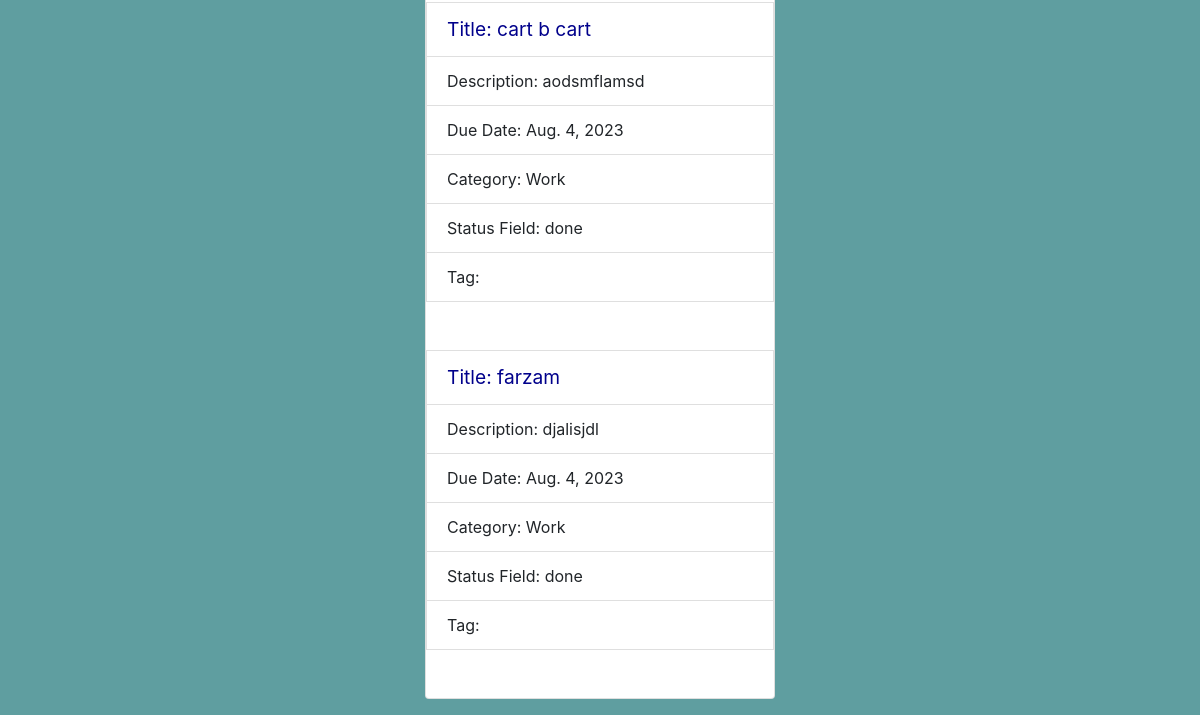
The app's page /category/2 (lower part), older data.
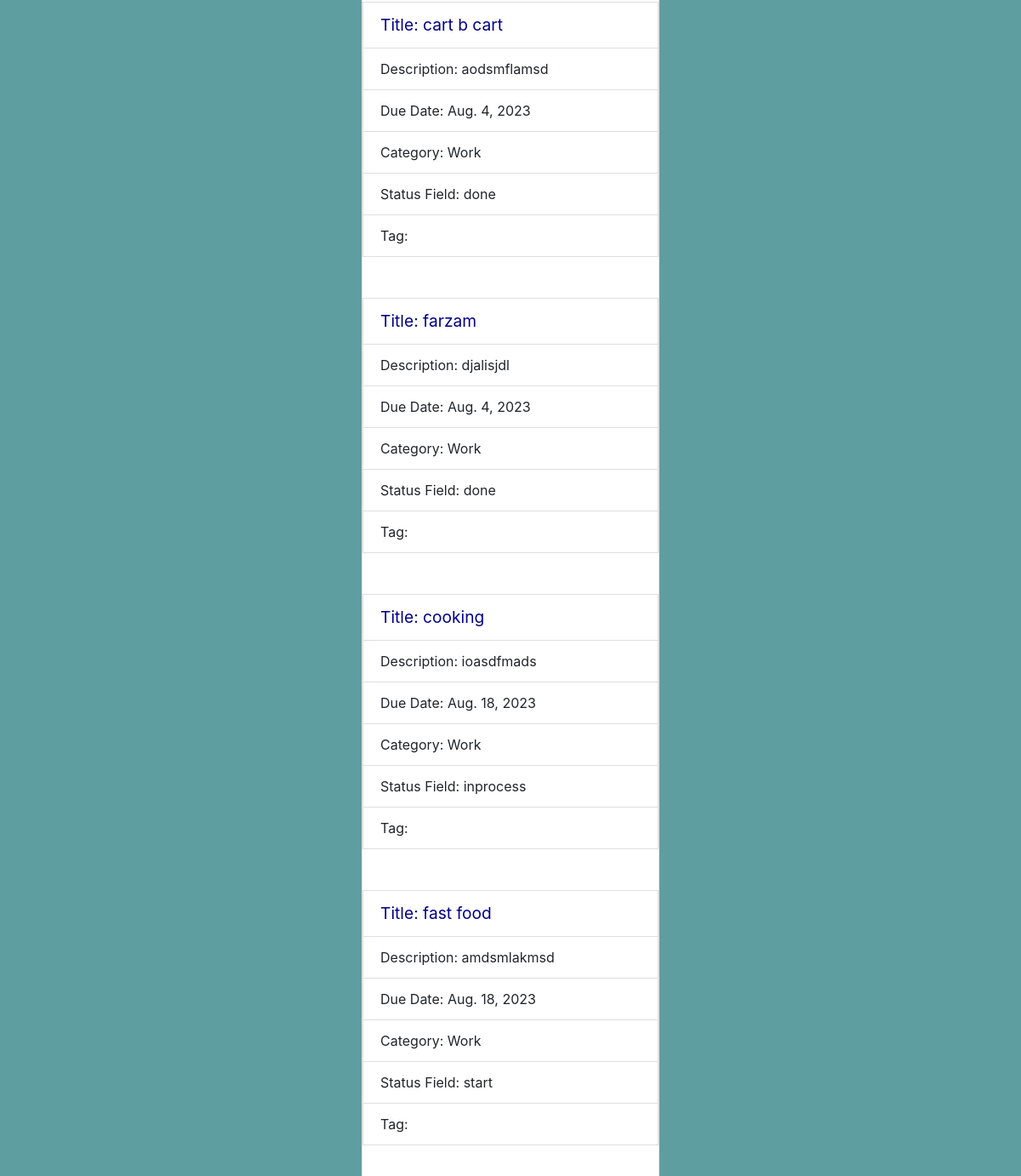
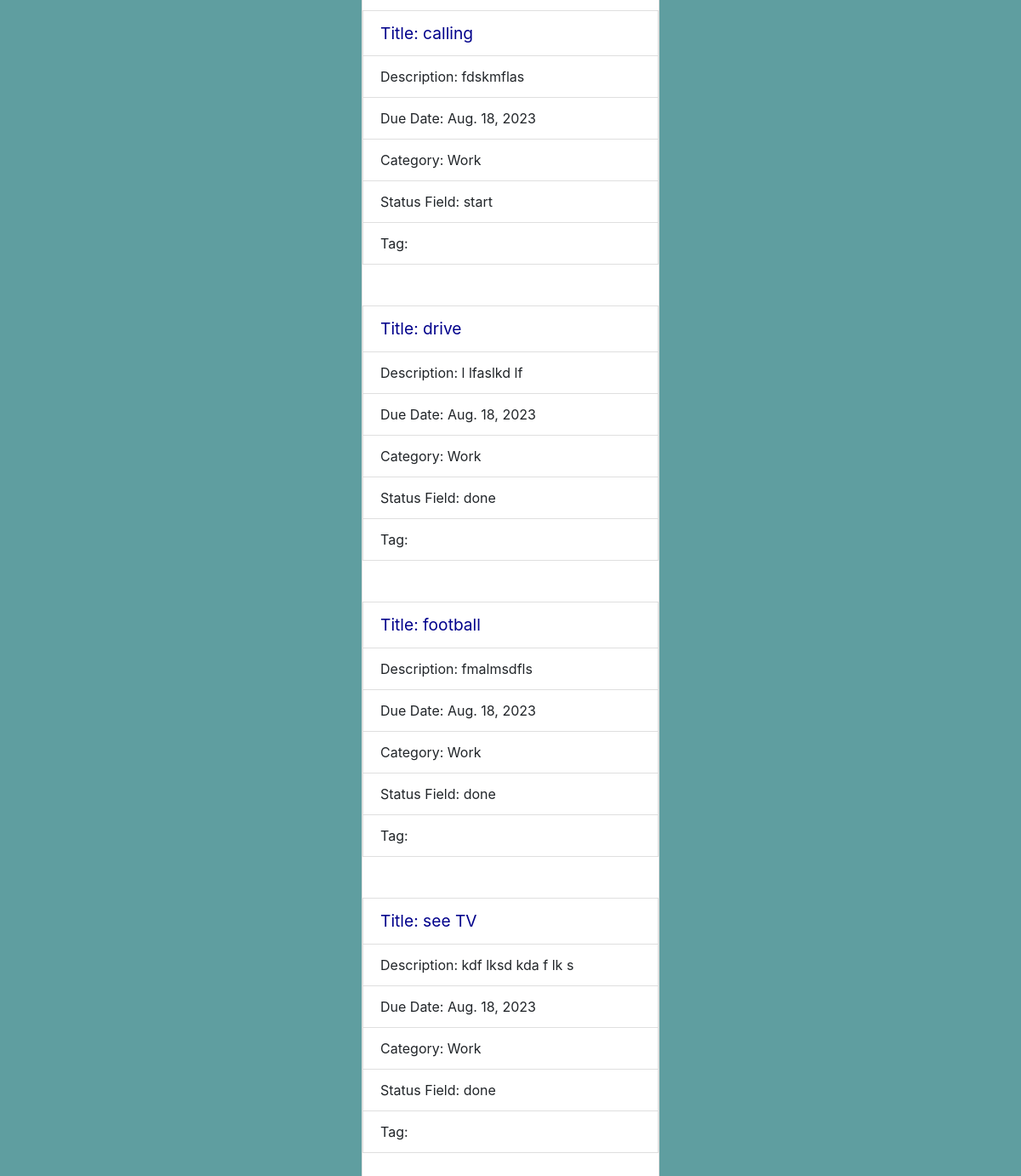
The same page, newer data (2 pictures, top to bottom).
### task/models.py (models this page shows, shortened)
class Task(models.Model):
    START= 'start'
    INPORCESS='inprocess'
    DONE = 'done'
    status_choice = [
        (START,'start'),
        (INPORCESS,'inprocess'),
        (DONE,'done')
    ]
    title=models.CharField(max_length=255)
    description=models.TextField()
    due_date=models.DateField(auto_now_add=False)
    category= models.ForeignKey(Category, on_delete=models.PROTECT)
    status_fields=models.CharField(max_length=255, choices=status_choice)
    tag=models.ManyToManyField(Tag)
    user=models.ForeignKey(User,on_delete=models.CASCADE)

### epic_quest/models.py (models this page shows)
class Category(models.Model):
    name=models.CharField(max_length=255,)
    description=models.TextField(null=True,blank=True)
    def __str__(self) -> str:
        return self.name
    class Meta:
        ordering=['name']

### epic_quest/views.py (the view)
# urls.py: path("category/<int:pk>", views.category_details, name="category_details"),
def category_details(request, pk):
    category = get_object_or_404(Category, pk=pk)
    tasks = Task.objects.filter(category=category)
    return render(request, "category_detalis.html", {"category": category, "tasks": tasks})

### epic_quest/templates/category_detalis.html (shortened to what this page needs)
{% extends 'base.html' %}
{% block content %}
<body style="background-color: cadetblue;">
    <br>
    <div class="container">
<div class="row justify-content-center">
                <div class="col-md-4">
                    <div class="card mb-3">
                        {% if tasks %}
                            <ul class="list-group">
                                {% for task in tasks %}
                                        <li class="list-group-item" style="font-size: larger;color:darkblue;">Title: {{ task.title }}</li>
                                        <li class="list-group-item">Description: {{ task.description }}</li>
                                        <li class="list-group-item">Due Date: {{ task.due_date }}</li>
                                        <li class="list-group-item">Category: {{ task.category }}</li>
                                        <li class="list-group-item">Status Field: {{ task.status_fields }}</li>
                                        <li class="list-group-item">Tag: {{ task.get_tags }}</li>
                                    <br>
                                    <br>
                                {% endfor %}
                            </ul>
                        {% else %}
                            <p class="text-center">No task.</p>
                        {% endif %}
                    </div>
                    </div>
                    <br>
                </div>
            </div>
</body>
{% endblock %}

### epic_quest/templates/base.html (shortened to what this page needs)
<!DOCTYPE html>
<html lang="en">
<head>
    <link rel="stylesheet" href="https://stackpath.bootstrapcdn.com/bootstrap/4.5.0/css/bootstrap.min.css">
</head>
<body>
    {% block content %}
    {% endblock content %}
</body>
</html>

Row changes from the older to the newer data that the page shows:
added Task: title "cooking", description "ioasdfmads", due_date "Aug. 18, 2023", category "Work", status_fields "inprocess"
added Task: title "fast food", description "amdsmlakmsd", due_date "Aug. 18, 2023", category "Work", status_fields "start"
added Task: title "calling", description "fdskmflas", due_date "Aug. 18, 2023", category "Work", status_fields "start"
added Task: title "drive", description "l lfaslkd lf", due_date "Aug. 18, 2023", category "Work", status_fields "done"
added Task: title "football", description "fmalmsdfls", due_date "Aug. 18, 2023", category "Work", status_fields "done"
added Task: title "see TV", description "kdf lksd kda f lk s", due_date "Aug. 18, 2023", category "Work", status_fields "done"
